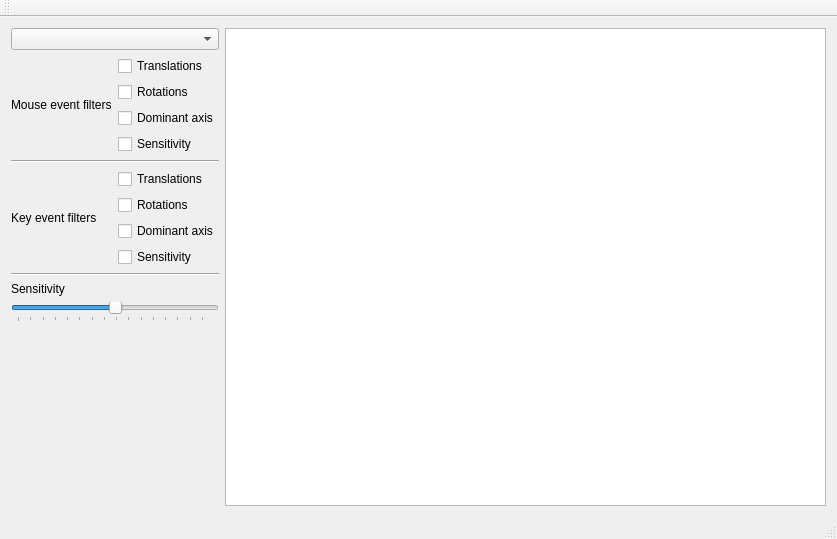
<?xml version="1.0" encoding="UTF-8"?>
<ui version="4.0">
 <class>MainWindow</class>
 <widget class="QMainWindow" name="MainWindow">
  <property name="geometry">
   <rect>
    <x>0</x>
    <y>0</y>
    <width>837</width>
    <height>539</height>
   </rect>
  </property>
  <property name="windowTitle">
   <string>MainWindow</string>
  </property>
  <widget class="QWidget" name="centralWidget">
   <layout class="QHBoxLayout" name="horizontalLayout">
    <item>
     <layout class="QGridLayout" name="gridLayout">
      <item row="1" column="0">
       <widget class="QLabel" name="label">
        <property name="text">
         <string>Mouse event filters</string>
        </property>
       </widget>
      </item>
      <item row="6" column="0" colspan="2">
       <widget class="QSlider" name="senseSlider">
        <property name="minimum">
         <number>1</number>
        </property>
        <property name="maximum">
         <number>127</number>
        </property>
        <property name="value">
         <number>64</number>
        </property>
        <property name="orientation">
         <enum>Qt::Horizontal</enum>
        </property>
        <property name="tickPosition">
         <enum>QSlider::TicksBelow</enum>
        </property>
        <property name="tickInterval">
         <number>8</number>
        </property>
       </widget>
      </item>
      <item row="7" column="0">
       <spacer name="verticalSpacer">
        <property name="orientation">
         <enum>Qt::Vertical</enum>
        </property>
        <property name="sizeHint" stdset="0">
         <size>
          <width>20</width>
          <height>40</height>
         </size>
        </property>
       </spacer>
      </item>
      <item row="3" column="0">
       <widget class="QLabel" name="label_2">
        <property name="text">
         <string>Key event filters</string>
        </property>
       </widget>
      </item>
      <item row="1" column="1">
       <layout class="QVBoxLayout" name="verticalLayout_2">
        <item>
         <widget class="QCheckBox" name="mtrans">
          <property name="text">
           <string>Translations</string>
          </property>
          <attribute name="buttonGroup">
           <string notr="true">filterGroup</string>
          </attribute>
         </widget>
        </item>
        <item>
         <widget class="QCheckBox" name="mrot">
          <property name="text">
           <string>Rotations</string>
          </property>
          <attribute name="buttonGroup">
           <string notr="true">filterGroup</string>
          </attribute>
         </widget>
        </item>
        <item>
         <widget class="QCheckBox" name="mdom">
          <property name="text">
           <string>Dominant axis</string>
          </property>
          <attribute name="buttonGroup">
           <string notr="true">filterGroup</string>
          </attribute>
         </widget>
        </item>
        <item>
         <widget class="QCheckBox" name="msens">
          <property name="text">
           <string>Sensitivity</string>
          </property>
          <attribute name="buttonGroup">
           <string notr="true">filterGroup</string>
          </attribute>
         </widget>
        </item>
       </layout>
      </item>
      <item row="0" column="0" colspan="2">
       <widget class="QComboBox" name="comboBox"/>
      </item>
      <item row="3" column="1">
       <layout class="QVBoxLayout" name="verticalLayout">
        <item>
         <widget class="QCheckBox" name="ktrans">
          <property name="text">
           <string>Translations</string>
          </property>
          <attribute name="buttonGroup">
           <string notr="true">filterGroup</string>
          </attribute>
         </widget>
        </item>
        <item>
         <widget class="QCheckBox" name="krot">
          <property name="text">
           <string>Rotations</string>
          </property>
          <attribute name="buttonGroup">
           <string notr="true">filterGroup</string>
          </attribute>
         </widget>
        </item>
        <item>
         <widget class="QCheckBox" name="kdom">
          <property name="text">
           <string>Dominant axis</string>
          </property>
          <attribute name="buttonGroup">
           <string notr="true">filterGroup</string>
          </attribute>
         </widget>
        </item>
        <item>
         <widget class="QCheckBox" name="ksens">
          <property name="text">
           <string>Sensitivity</string>
          </property>
          <attribute name="buttonGroup">
           <string notr="true">filterGroup</string>
          </attribute>
         </widget>
        </item>
       </layout>
      </item>
      <item row="4" column="0" colspan="2">
       <widget class="Line" name="line_2">
        <property name="orientation">
         <enum>Qt::Horizontal</enum>
        </property>
       </widget>
      </item>
      <item row="2" column="0" colspan="2">
       <widget class="Line" name="line">
        <property name="orientation">
         <enum>Qt::Horizontal</enum>
        </property>
       </widget>
      </item>
      <item row="5" column="0" colspan="2">
       <widget class="QLabel" name="label_3">
        <property name="text">
         <string>Sensitivity</string>
        </property>
       </widget>
      </item>
     </layout>
    </item>
    <item>
     <widget class="QTextEdit" name="textEdit"/>
    </item>
   </layout>
  </widget>
  <widget class="QMenuBar" name="menuBar">
   <property name="geometry">
    <rect>
     <x>0</x>
     <y>0</y>
     <width>837</width>
     <height>25</height>
    </rect>
   </property>
  </widget>
  <widget class="QToolBar" name="mainToolBar">
   <attribute name="toolBarArea">
    <enum>TopToolBarArea</enum>
   </attribute>
   <attribute name="toolBarBreak">
    <bool>false</bool>
   </attribute>
  </widget>
  <widget class="QStatusBar" name="statusBar"/>
 </widget>
 <layoutdefault spacing="6" margin="11"/>
 <tabstops>
  <tabstop>mtrans</tabstop>
  <tabstop>mrot</tabstop>
  <tabstop>mdom</tabstop>
  <tabstop>msens</tabstop>
  <tabstop>ktrans</tabstop>
  <tabstop>krot</tabstop>
  <tabstop>kdom</tabstop>
  <tabstop>ksens</tabstop>
  <tabstop>textEdit</tabstop>
 </tabstops>
 <resources/>
 <connections/>
 <buttongroups>
  <buttongroup name="filterGroup">
   <property name="exclusive">
    <bool>false</bool>
   </property>
  </buttongroup>
 </buttongroups>
</ui>
